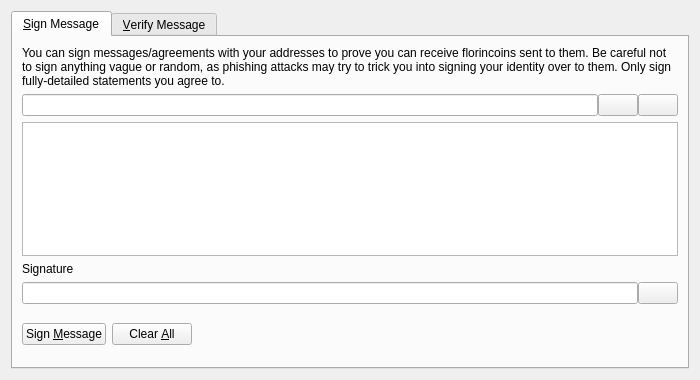
<?xml version="1.0" encoding="UTF-8"?>
<ui version="4.0">
 <class>SignVerifyMessageDialog</class>
 <widget class="QDialog" name="SignVerifyMessageDialog">
  <property name="geometry">
   <rect>
    <x>0</x>
    <y>0</y>
    <width>700</width>
    <height>380</height>
   </rect>
  </property>
  <property name="windowTitle">
   <string>Signatures - Sign / Verify a Message</string>
  </property>
  <property name="modal">
   <bool>true</bool>
  </property>
  <layout class="QVBoxLayout" name="verticalLayout">
   <item>
    <widget class="QTabWidget" name="tabWidget">
     <property name="currentIndex">
      <number>0</number>
     </property>
     <widget class="QWidget" name="tabSignMessage">
      <attribute name="title">
       <string>&amp;Sign Message</string>
      </attribute>
      <layout class="QVBoxLayout" name="verticalLayout_SM">
       <item>
        <widget class="QLabel" name="infoLabel_SM">
         <property name="text">
          <string>You can sign messages/agreements with your addresses to prove you can receive florincoins sent to them. Be careful not to sign anything vague or random, as phishing attacks may try to trick you into signing your identity over to them. Only sign fully-detailed statements you agree to.</string>
         </property>
         <property name="textFormat">
          <enum>Qt::PlainText</enum>
         </property>
         <property name="wordWrap">
          <bool>true</bool>
         </property>
        </widget>
       </item>
       <item>
        <layout class="QHBoxLayout" name="horizontalLayout_1_SM">
         <property name="spacing">
          <number>0</number>
         </property>
         <item>
          <widget class="QValidatedLineEdit" name="addressIn_SM">
           <property name="toolTip">
            <string>The Florincoin address to sign the message with</string>
           </property>
          </widget>
         </item>
         <item>
          <widget class="QPushButton" name="addressBookButton_SM">
           <property name="toolTip">
            <string>Choose previously used address</string>
           </property>
           <property name="text">
            <string/>
           </property>
           <property name="icon">
            <iconset resource="../bitcoin.qrc">
             <normaloff>:/icons/address-book</normaloff>:/icons/address-book</iconset>
           </property>
           <property name="shortcut">
            <string>Alt+A</string>
           </property>
           <property name="autoDefault">
            <bool>false</bool>
           </property>
          </widget>
         </item>
         <item>
          <widget class="QPushButton" name="pasteButton_SM">
           <property name="toolTip">
            <string>Paste address from clipboard</string>
           </property>
           <property name="text">
            <string/>
           </property>
           <property name="icon">
            <iconset resource="../bitcoin.qrc">
             <normaloff>:/icons/editpaste</normaloff>:/icons/editpaste</iconset>
           </property>
           <property name="shortcut">
            <string>Alt+P</string>
           </property>
           <property name="autoDefault">
            <bool>false</bool>
           </property>
          </widget>
         </item>
        </layout>
       </item>
       <item>
        <widget class="QPlainTextEdit" name="messageIn_SM">
         <property name="toolTip">
          <string>Enter the message you want to sign here</string>
         </property>
        </widget>
       </item>
       <item>
        <widget class="QLabel" name="signatureLabel_SM">
         <property name="text">
          <string>Signature</string>
         </property>
         <property name="textFormat">
          <enum>Qt::PlainText</enum>
         </property>
        </widget>
       </item>
       <item>
        <layout class="QHBoxLayout" name="horizontalLayout_2_SM">
         <property name="spacing">
          <number>0</number>
         </property>
         <item>
          <widget class="QLineEdit" name="signatureOut_SM">
           <property name="font">
            <font>
             <italic>true</italic>
            </font>
           </property>
           <property name="readOnly">
            <bool>true</bool>
           </property>
          </widget>
         </item>
         <item>
          <widget class="QPushButton" name="copySignatureButton_SM">
           <property name="toolTip">
            <string>Copy the current signature to the system clipboard</string>
           </property>
           <property name="text">
            <string/>
           </property>
           <property name="icon">
            <iconset resource="../bitcoin.qrc">
             <normaloff>:/icons/editcopy</normaloff>:/icons/editcopy</iconset>
           </property>
           <property name="autoDefault">
            <bool>false</bool>
           </property>
          </widget>
         </item>
        </layout>
       </item>
       <item>
        <layout class="QHBoxLayout" name="horizontalLayout_3_SM">
         <item>
          <widget class="QPushButton" name="signMessageButton_SM">
           <property name="toolTip">
            <string>Sign the message to prove you own this Florincoin address</string>
           </property>
           <property name="text">
            <string>Sign &amp;Message</string>
           </property>
           <property name="icon">
            <iconset resource="../bitcoin.qrc">
             <normaloff>:/icons/edit</normaloff>:/icons/edit</iconset>
           </property>
           <property name="autoDefault">
            <bool>false</bool>
           </property>
          </widget>
         </item>
         <item>
          <widget class="QPushButton" name="clearButton_SM">
           <property name="toolTip">
            <string>Reset all sign message fields</string>
           </property>
           <property name="text">
            <string>Clear &amp;All</string>
           </property>
           <property name="icon">
            <iconset resource="../bitcoin.qrc">
             <normaloff>:/icons/remove</normaloff>:/icons/remove</iconset>
           </property>
           <property name="autoDefault">
            <bool>false</bool>
           </property>
          </widget>
         </item>
         <item>
          <spacer name="horizontalSpacer_1_SM">
           <property name="orientation">
            <enum>Qt::Horizontal</enum>
           </property>
           <property name="sizeHint" stdset="0">
            <size>
             <width>40</width>
             <height>48</height>
            </size>
           </property>
          </spacer>
         </item>
         <item>
          <widget class="QLabel" name="statusLabel_SM">
           <property name="font">
            <font>
             <weight>75</weight>
             <bold>true</bold>
            </font>
           </property>
           <property name="text">
            <string/>
           </property>
           <property name="wordWrap">
            <bool>true</bool>
           </property>
          </widget>
         </item>
         <item>
          <spacer name="horizontalSpacer_2_SM">
           <property name="orientation">
            <enum>Qt::Horizontal</enum>
           </property>
           <property name="sizeHint" stdset="0">
            <size>
             <width>40</width>
             <height>48</height>
            </size>
           </property>
          </spacer>
         </item>
        </layout>
       </item>
      </layout>
     </widget>
     <widget class="QWidget" name="tabVerifyMessage">
      <attribute name="title">
       <string>&amp;Verify Message</string>
      </attribute>
      <layout class="QVBoxLayout" name="verticalLayout_VM">
       <item>
        <widget class="QLabel" name="infoLabel_VM">
         <property name="text">
          <string>Enter the receiver's address, message (ensure you copy line breaks, spaces, tabs, etc. exactly) and signature below to verify the message. Be careful not to read more into the signature than what is in the signed message itself, to avoid being tricked by a man-in-the-middle attack. Note that this only proves the signing party receives with the address, it cannot prove sendership of any transaction!</string>
         </property>
         <property name="textFormat">
          <enum>Qt::PlainText</enum>
         </property>
         <property name="alignment">
          <set>Qt::AlignLeading|Qt::AlignLeft|Qt::AlignTop</set>
         </property>
         <property name="wordWrap">
          <bool>true</bool>
         </property>
        </widget>
       </item>
       <item>
        <layout class="QHBoxLayout" name="horizontalLayout_1_VM">
         <property name="spacing">
          <number>0</number>
         </property>
         <item>
          <widget class="QValidatedLineEdit" name="addressIn_VM">
           <property name="toolTip">
            <string>The Florincoin address the message was signed with</string>
           </property>
          </widget>
         </item>
         <item>
          <widget class="QPushButton" name="addressBookButton_VM">
           <property name="toolTip">
            <string>Choose previously used address</string>
           </property>
           <property name="text">
            <string/>
           </property>
           <property name="icon">
            <iconset resource="../bitcoin.qrc">
             <normaloff>:/icons/address-book</normaloff>:/icons/address-book</iconset>
           </property>
           <property name="shortcut">
            <string>Alt+A</string>
           </property>
           <property name="autoDefault">
            <bool>false</bool>
           </property>
          </widget>
         </item>
        </layout>
       </item>
       <item>
        <widget class="QPlainTextEdit" name="messageIn_VM"/>
       </item>
       <item>
        <widget class="QValidatedLineEdit" name="signatureIn_VM"/>
       </item>
       <item>
        <layout class="QHBoxLayout" name="horizontalLayout_2_VM">
         <item>
          <widget class="QPushButton" name="verifyMessageButton_VM">
           <property name="toolTip">
            <string>Verify the message to ensure it was signed with the specified Florincoin address</string>
           </property>
           <property name="text">
            <string>Verify &amp;Message</string>
           </property>
           <property name="icon">
            <iconset resource="../bitcoin.qrc">
             <normaloff>:/icons/transaction_0</normaloff>:/icons/transaction_0</iconset>
           </property>
           <property name="autoDefault">
            <bool>false</bool>
           </property>
          </widget>
         </item>
         <item>
          <widget class="QPushButton" name="clearButton_VM">
           <property name="toolTip">
            <string>Reset all verify message fields</string>
           </property>
           <property name="text">
            <string>Clear &amp;All</string>
           </property>
           <property name="icon">
            <iconset resource="../bitcoin.qrc">
             <normaloff>:/icons/remove</normaloff>:/icons/remove</iconset>
           </property>
           <property name="autoDefault">
            <bool>false</bool>
           </property>
          </widget>
         </item>
         <item>
          <spacer name="horizontalSpacer_1_VM">
           <property name="orientation">
            <enum>Qt::Horizontal</enum>
           </property>
           <property name="sizeHint" stdset="0">
            <size>
             <width>40</width>
             <height>48</height>
            </size>
           </property>
          </spacer>
         </item>
         <item>
          <widget class="QLabel" name="statusLabel_VM">
           <property name="font">
            <font>
             <weight>75</weight>
             <bold>true</bold>
            </font>
           </property>
           <property name="text">
            <string/>
           </property>
           <property name="wordWrap">
            <bool>true</bool>
           </property>
          </widget>
         </item>
         <item>
          <spacer name="horizontalSpacer_2_VM">
           <property name="orientation">
            <enum>Qt::Horizontal</enum>
           </property>
           <property name="sizeHint" stdset="0">
            <size>
             <width>40</width>
             <height>48</height>
            </size>
           </property>
          </spacer>
         </item>
        </layout>
       </item>
      </layout>
     </widget>
    </widget>
   </item>
  </layout>
 </widget>
 <customwidgets>
  <customwidget>
   <class>QValidatedLineEdit</class>
   <extends>QLineEdit</extends>
   <header>qvalidatedlineedit.h</header>
  </customwidget>
 </customwidgets>
 <resources>
  <include location="../bitcoin.qrc"/>
 </resources>
 <connections/>
</ui>
